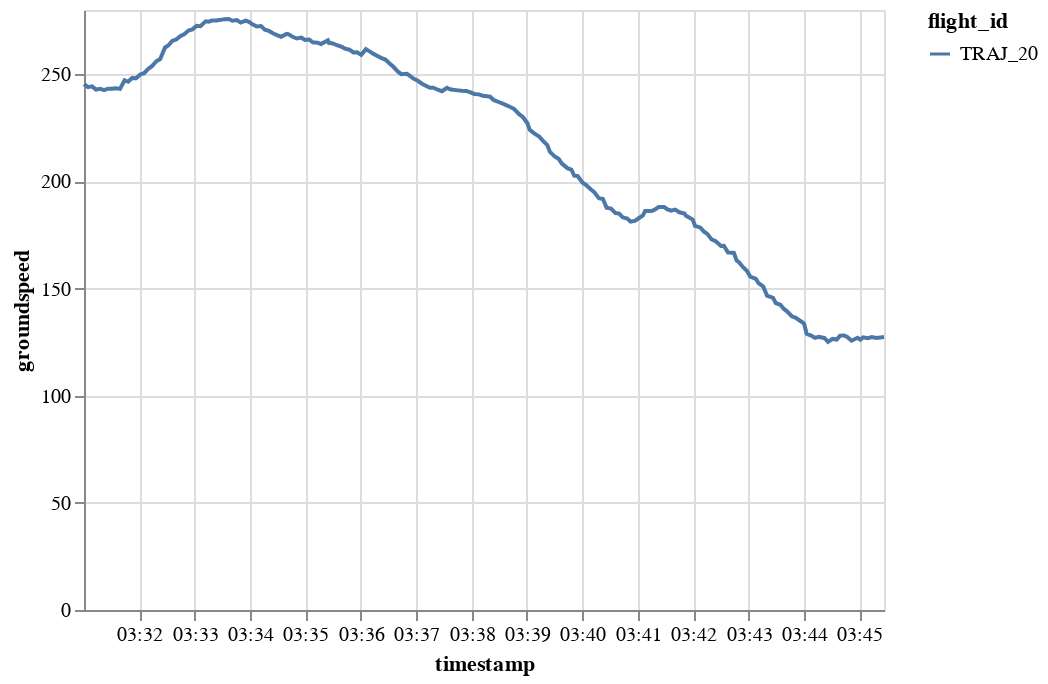

Here is the notebook cell this chart was saved with:
### Code cell
generated.chart().encode(alt.Y("groundspeed"), alt.X("timestamp"), alt.Color("flight_id"))

### Figure 1 — Vega-Lite specification as saved in the notebook (floating-point values rounded to 4 significant figures; data arrays with more than 128 entries replaced by an {"elided": "..."} marker saying what was removed)
{"config": {"view": {"continuousWidth": 400, "continuousHeight": 300}}, "data": {"name": "data-ab546edae1070caf42c2fe32ebabe5ad"}, "mark": "line", "encoding": {"color": {"type": "nominal", "field": "flight_id"}, "x": {"type": "temporal", "field": "timestamp"}, "y": {"type": "quantitative", "field": "groundspeed"}}, "$schema": "https://vega.github.io/schema/vega-lite/v4.8.1.json", "datasets": {"data-ab546edae1070caf42c2fe32ebabe5ad": {"elided": "200 records"}}}
